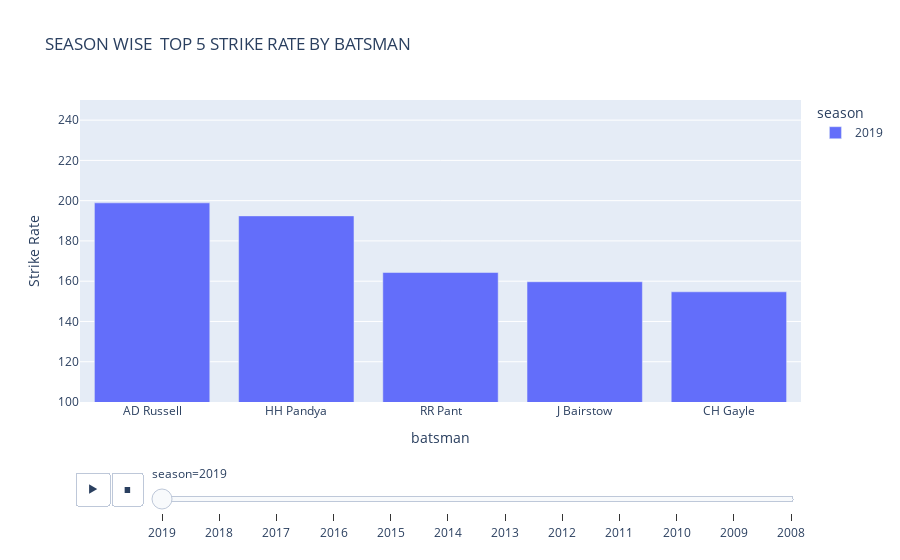

Source (notebook cell):
### Markdown cell above
# SEASON WISE  TOP 5 STRIKE RATE BY BATSMAN

### Code cell
import pandas as pd
import numpy as np
import plotly.express as px
matches = pd.read_csv("matches.csv")
deliveries = pd.read_csv("deliveries.csv")
aggregatedata = pd.merge(matches,deliveries, left_on = 'id',right_on = 'match_id')
aggregatedata.columns
runs = pd.DataFrame(aggregatedata.groupby(['season','batsman']).agg({'batsman_runs' : 'sum','ball' : 'count'}))
runs['Strike Rate'] = runs['batsman_runs']/runs['ball']*100
runs = runs.sort_values(by =['season','Strike Rate'] , ascending = False)
runs.reset_index(inplace = True)

x=runs

x=x[x["batsman_runs"]>300]
column_names = x.columns
x.sort_values(by=['season','Strike Rate',],inplace=True, ascending=False)
y=pd.DataFrame(columns = column_names)
k=pd.DataFrame()
z=x["season"].unique()
for i in z:
    k=x[x["season"]==i].head(5)
    frames = [y,k]
    y=pd.concat(frames,ignore_index=True)
fig = px.bar(y,x="batsman", y="Strike Rate", title='SEASON WISE  TOP 5 STRIKE RATE BY BATSMAN',color="season",
  animation_frame="season",range_y=[100,250])
fig.show()

### Figure 1 — Plotly figure (JSON) as saved in the notebook; plotly's stock layout.template omitted (floating-point values rounded to 4 significant figures)
{"data": [{"alignmentgroup": "True", "hovertemplate": "season=2019<br>batsman=%{x}<br>Strike Rate=%{y}<extra></extra>", "legendgroup": "2019", "marker": {"color": "#636efa"}, "name": "2019", "offsetgroup": "2019", "orientation": "v", "showlegend": true, "textposition": "auto", "type": "bar", "x": ["AD Russell", "HH Pandya", "RR Pant", "J Bairstow", "CH Gayle"], "xaxis": "x", "y": [198.9, 192.4, 164.3, 159.7, 154.7], "yaxis": "y"}], "layout": {"barmode": "relative", "legend": {"title": {"text": "season"}, "tracegroupgap": 0}, "sliders": [{"active": 0, "currentvalue": {"prefix": "season="}, "len": 0.9, "pad": {"b": 10, "t": 60}, "steps": [{"args": [["2019"], {"frame": {"duration": 0, "redraw": true}, "fromcurrent": true, "mode": "immediate", "transition": {"duration": 0, "easing": "linear"}}], "label": "2019", "method": "animate"}, {"args": [["2018"], {"frame": {"duration": 0, "redraw": true}, "fromcurrent": true, "mode": "immediate", "transition": {"duration": 0, "easing": "linear"}}], "label": "2018", "method": "animate"}, {"args": [["2017"], {"frame": {"duration": 0, "redraw": true}, "fromcurrent": true, "mode": "immediate", "transition": {"duration": 0, "easing": "linear"}}], "label": "2017", "method": "animate"}, {"args": [["2016"], {"frame": {"duration": 0, "redraw": true}, "fromcurrent": true, "mode": "immediate", "transition": {"duration": 0, "easing": "linear"}}], "label": "2016", "method": "animate"}, {"args": [["2015"], {"frame": {"duration": 0, "redraw": true}, "fromcurrent": true, "mode": "immediate", "transition": {"duration": 0, "easing": "linear"}}], "label": "2015", "method": "animate"}, {"args": [["2014"], {"frame": {"duration": 0, "redraw": true}, "fromcurrent": true, "mode": "immediate", "transition": {"duration": 0, "easing": "linear"}}], "label": "2014", "method": "animate"}, {"args": [["2013"], {"frame": {"duration": 0, "redraw": true}, "fromcurrent": true, "mode": "immediate", "transition": {"duration": 0, "easing": "linear"}}], "label": "2013", "method": "animate"}, {"args": [["2012"], {"frame": {"duration": 0, "redraw": true}, "fromcurrent": true, "mode": "immediate", "transition": {"duration": 0, "easing": "linear"}}], "label": "2012", "method": "animate"}, {"args": [["2011"], {"frame": {"duration": 0, "redraw": true}, "fromcurrent": true, "mode": "immediate", "transition": {"duration": 0, "easing": "linear"}}], "label": "2011", "method": "animate"}, {"args": [["2010"], {"frame": {"duration": 0, "redraw": true}, "fromcurrent": true, "mode": "immediate", "transition": {"duration": 0, "easing": "linear"}}], "label": "2010", "method": "animate"}, {"args": [["2009"], {"frame": {"duration": 0, "redraw": true}, "fromcurrent": true, "mode": "immediate", "transition": {"duration": 0, "easing": "linear"}}], "label": "2009", "method": "animate"}, {"args": [["2008"], {"frame": {"duration": 0, "redraw": true}, "fromcurrent": true, "mode": "immediate", "transition": {"duration": 0, "easing": "linear"}}], "label": "2008", "method": "animate"}], "x": 0.1, "xanchor": "left", "y": 0, "yanchor": "top"}], "title": {"text": "SEASON WISE  TOP 5 STRIKE RATE BY BATSMAN"}, "updatemenus": [{"buttons": [{"args": [null, {"frame": {"duration": 500, "redraw": true}, "fromcurrent": true, "mode": "immediate", "transition": {"duration": 500, "easing": "linear"}}], "label": "&#9654;", "method": "animate"}, {"args": [[null], {"frame": {"duration": 0, "redraw": true}, "fromcurrent": true, "mode": "immediate", "transition": {"duration": 0, "easing": "linear"}}], "label": "&#9724;", "method": "animate"}], "direction": "left", "pad": {"r": 10, "t": 70}, "showactive": false, "type": "buttons", "x": 0.1, "xanchor": "right", "y": 0, "yanchor": "top"}], "xaxis": {"anchor": "y", "domain": [0, 1], "title": {"text": "batsman"}}, "yaxis": {"anchor": "x", "domain": [0, 1], "range": [100, 250], "title": {"text": "Strike Rate"}}}}
